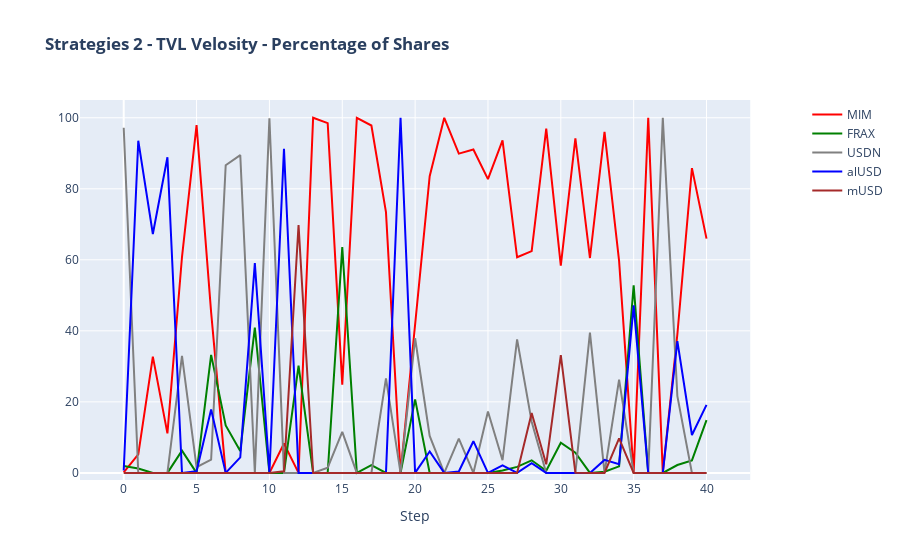

The notebook cell this image was saved under:
### Code cell
fig = make_subplots(subplot_titles=('' ), specs=[[{"secondary_y": True}]])

fig.add_trace(go.Scatter(x=x, y=pr_f21, line=dict(color='red'), name='MIM'), secondary_y=False)
fig.add_trace(go.Scatter(x=x, y=pr_f22, line=dict(color='green'), name='FRAX'), secondary_y=False)
fig.add_trace(go.Scatter(x=x, y=pr_f23, line=dict(color='grey'), name='USDN'), secondary_y=False)
fig.add_trace(go.Scatter(x=x, y=pr_f24, line=dict(color='blue'), name='alUSD'), secondary_y=False)
fig.add_trace(go.Scatter(x=x, y=pr_f25, line=dict(color='brown'), name='mUSD'), secondary_y=False)
#fig.add_trace(go.Scatter(x=x, y=pr_f26, line=dict(color='light green'), name='BUSD'), secondary_y=False)
fig.update_layout(yaxis_range=[-2,105])
fig.update_layout(xaxis_range=[-3,len(tvl)+1])
fig.update_layout(title_text='<b>Strategies 2 - TVL Velosity - Percentage of Shares </b>')
fig.update_xaxes(title_text='Step')
fig.show()

### Figure 1 — Plotly figure (JSON) as saved in the notebook; plotly's stock layout.template omitted (floating-point values rounded to 4 significant figures)
{"data": [{"line": {"color": "red"}, "name": "MIM", "type": "scatter", "x": [0, 1, 2, 3, 4, 5, 6, 7, 8, 9, 10, 11, 12, 13, 14, 15, 16, 17, 18, 19, 20, 21, 22, 23, 24, 25, 26, 27, 28, 29, 30, 31, 32, 33, 34, 35, 36, 37, 38, 39, 40], "xaxis": "x", "y": [0.1692, 5.197, 32.74, 11.13, 60.78, 97.93, 45.19, 0, 0, 0, 0.002522, 8.275, 0, 100.0, 98.49, 24.86, 100.0, 97.82, 73.41, 0, 41.4, 83.53, 100.0, 89.89, 91.06, 82.71, 93.63, 60.72, 62.45, 96.96, 58.37, 94.21, 60.51, 96.02, 59.68, 0, 100.0, 0, 39.04, 85.81, 65.96], "yaxis": "y"}, {"line": {"color": "green"}, "name": "FRAX", "type": "scatter", "x": [0, 1, 2, 3, 4, 5, 6, 7, 8, 9, 10, 11, 12, 13, 14, 15, 16, 17, 18, 19, 20, 21, 22, 23, 24, 25, 26, 27, 28, 29, 30, 31, 32, 33, 34, 35, 36, 37, 38, 39, 40], "xaxis": "x", "y": [1.962, 1.261, 0, 0, 6.28, 0.0008083, 33.22, 13.36, 6.151, 40.94, 0.004374, 0, 30.2, 0, 0.05225, 63.56, 0, 2.181, 0.001312, 0, 20.69, 0.003849, 0, 0.0441, 0.01181, 0, 0.7006, 1.684, 3.55, 0.6203, 8.484, 5.691, 0.006058, 0.3253, 1.85, 52.8, 0, 0, 2.222, 3.52, 14.87], "yaxis": "y"}, {"line": {"color": "grey"}, "name": "USDN", "type": "scatter", "x": [0, 1, 2, 3, 4, 5, 6, 7, 8, 9, 10, 11, 12, 13, 14, 15, 16, 17, 18, 19, 20, 21, 22, 23, 24, 25, 26, 27, 28, 29, 30, 31, 32, 33, 34, 35, 36, 37, 38, 39, 40], "xaxis": "x", "y": [97.2, 0, 0, 0, 32.94, 1.598, 3.711, 86.64, 89.5, 0, 99.84, 0, 0, 0, 1.457, 11.57, 0, 0, 26.59, 0, 37.91, 10.42, 0, 9.672, 0, 17.29, 3.579, 37.6, 14.4, 0, 0, 0, 39.49, 0, 26.25, 0, 0, 99.97, 21.62, 0, 0], "yaxis": "y"}, {"line": {"color": "blue"}, "name": "alUSD", "type": "scatter", "x": [0, 1, 2, 3, 4, 5, 6, 7, 8, 9, 10, 11, 12, 13, 14, 15, 16, 17, 18, 19, 20, 21, 22, 23, 24, 25, 26, 27, 28, 29, 30, 31, 32, 33, 34, 35, 36, 37, 38, 39, 40], "xaxis": "x", "y": [0.6721, 93.54, 67.26, 88.87, 0, 0.4701, 17.87, 0, 4.351, 59.06, 0.1551, 91.28, 0, 0, 0, 0, 0, 0, 0, 100, 0, 6.039, 0, 0.392, 8.926, 0, 2.091, 0, 2.731, 0, 0, 0.07343, 0, 3.659, 2.473, 47.2, 0, 0, 37.12, 10.67, 19.17], "yaxis": "y"}, {"line": {"color": "brown"}, "name": "mUSD", "type": "scatter", "x": [0, 1, 2, 3, 4, 5, 6, 7, 8, 9, 10, 11, 12, 13, 14, 15, 16, 17, 18, 19, 20, 21, 22, 23, 24, 25, 26, 27, 28, 29, 30, 31, 32, 33, 34, 35, 36, 37, 38, 39, 40], "xaxis": "x", "y": [6.551e-06, 7.473e-05, 0.0002354, 0.0001683, 0.002533, 6.123e-06, 9.927e-05, 0.0004431, 0.0001036, 0, 0, 0.441, 69.8, 0.004852, 1.472e-05, 0.0001804, 0.0001457, 6.284e-05, 8.713e-06, 0, 0.0004848, 1.485e-05, 0.0007181, 4.323e-06, 5.244e-05, 1.683e-05, 3.427e-05, 9.248e-05, 16.87, 2.42, 33.14, 0.02863, 0, 0, 9.744, 0.004266, 0.003089, 0.02502, 0.0008753, 0.001264, 0], "yaxis": "y"}], "layout": {"title": {"text": "<b>Strategies 2 - TVL Velosity - Percentage of Shares </b>"}, "xaxis": {"anchor": "y", "domain": [0, 0.94], "range": [-3, 43], "title": {"text": "Step"}}, "yaxis": {"anchor": "x", "domain": [0, 1], "range": [-2, 105]}, "yaxis2": {"anchor": "x", "overlaying": "y", "side": "right"}}}
